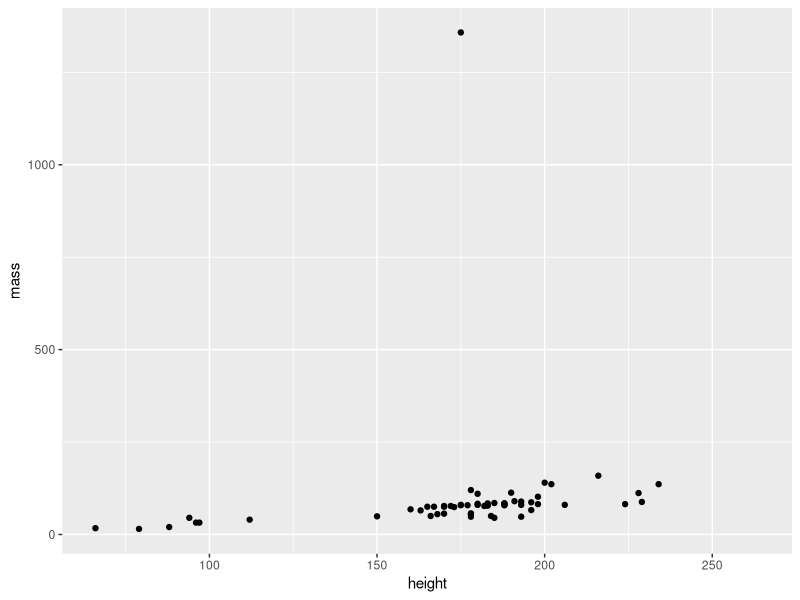
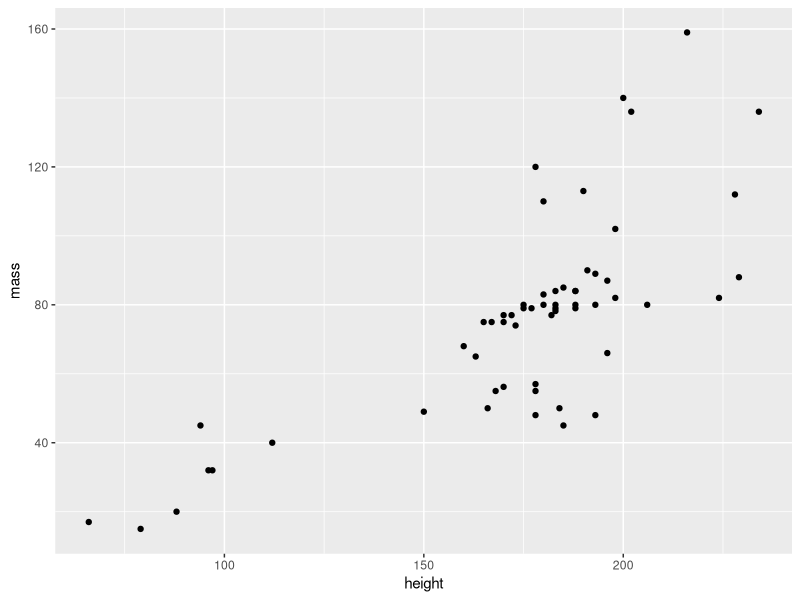
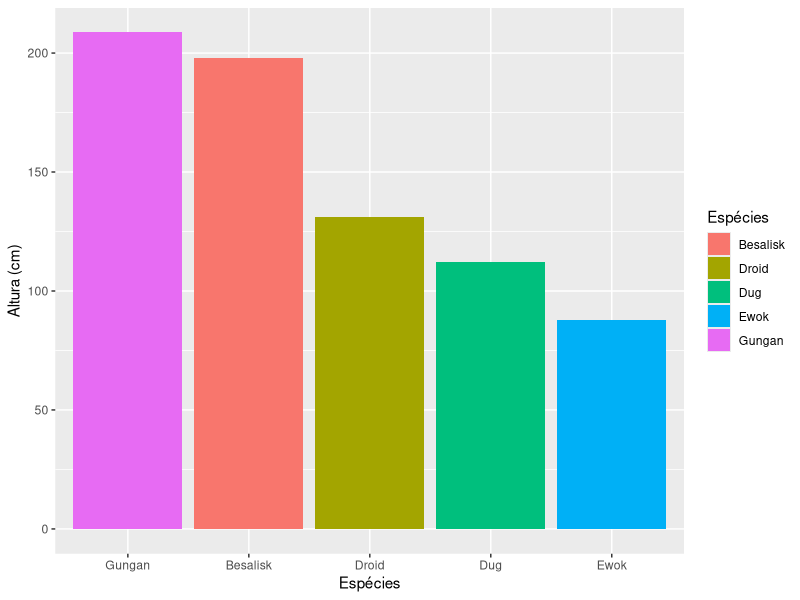
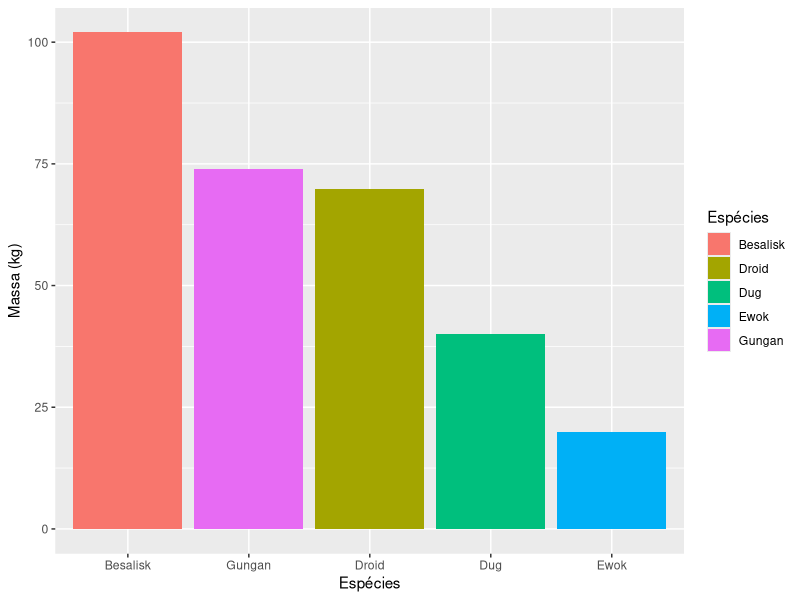
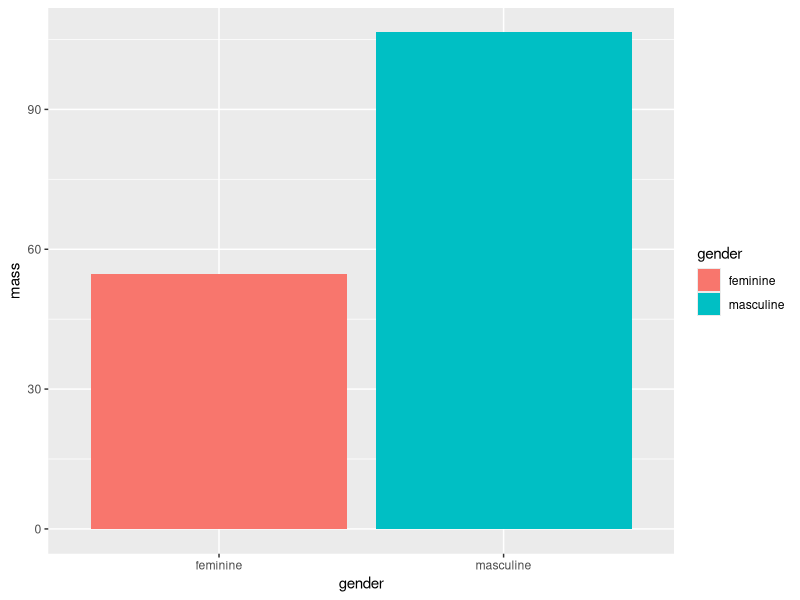
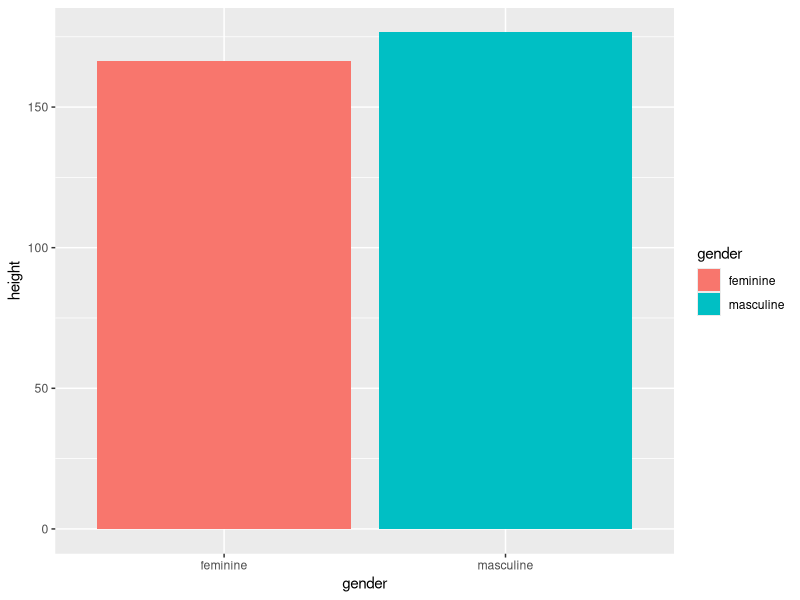
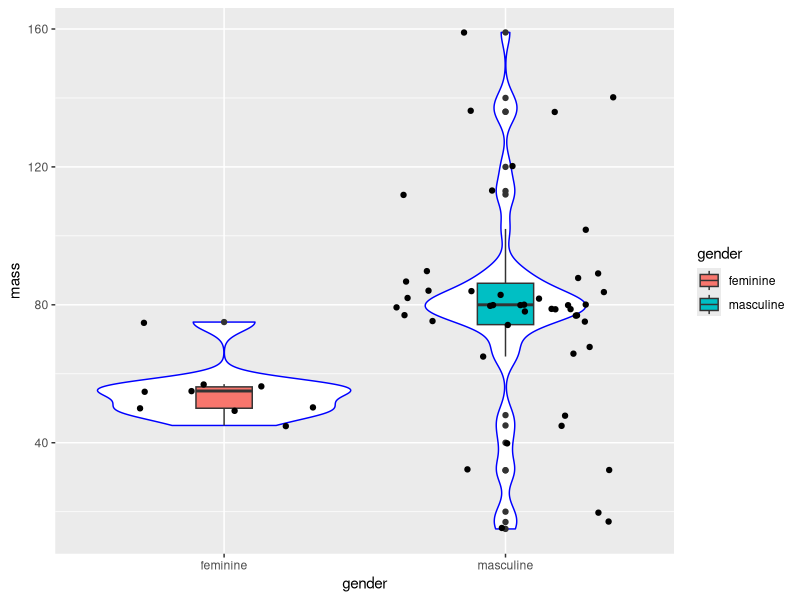
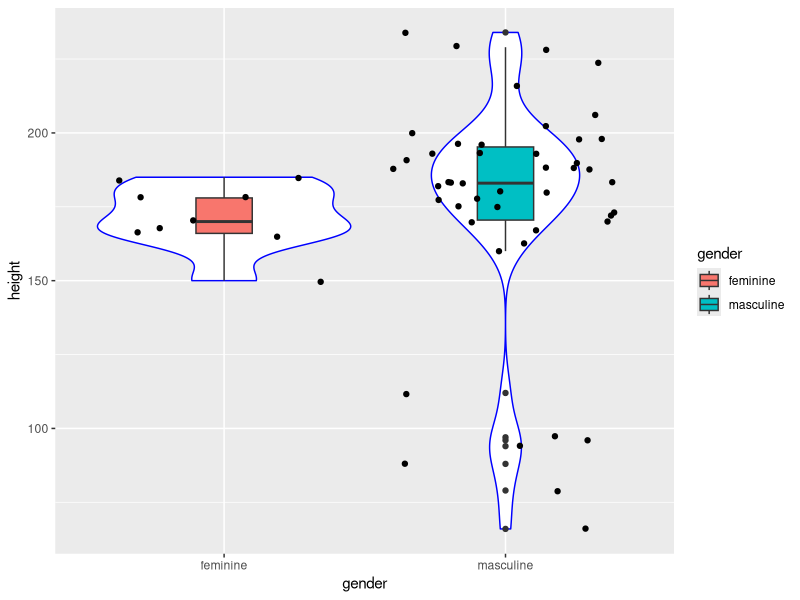

Recreate these plots in R, in order.

# Pacotes tidyverse - Prática -----------------------------------------------------------------------------------------------------------------------------
# Autoria do script: Jeanne Franco ---------------------------------------------------------------------------------------------------------
# Data: 17/03/2022 -------------------------------------------------------------------------------------------------------------------------

# Carregar pacotes -------------------------------------------------------------------------------------------------------------------------

library(dplyr)
library(ggplot2)

# Carregar dados ---------------------------------------------------------------------------------------------------------------------------

dados <- starwars
View(dados)

# Manipulação de dados 1 -------------------------------------------------------------------------------------------------------------------

dados %>%
  select(mass, hair_color) %>%
  filter(hair_color == "brown")

dados %>%
  select(height, hair_color) %>%
  filter(hair_color == "brown")

dados_1 <- dados %>%
  select(height, mass) %>%
  summarise_at(c("height", "mass"), list(max, min), na.rm = TRUE) 
dados_1

dados_2 <- dados %>%
  select(height, mass) 
dados_2

# Gráfico 1 --------------------------------------------------------------------------------------------------------------------------------

ggplot(dados_2, aes(x = height, y = mass)) +
  geom_point()

# Manipulação de dados 2 -------------------------------------------------------------------------------------------------------------------

dados_2 <- dados %>%
  select(height, mass) %>%
  filter(mass != 1358) # Elimina o valor máximo (outlier que impede ver a tendência)
dados_2

# Gráfico 2 --------------------------------------------------------------------------------------------------------------------------------

ggplot(dados_2, aes(x = height, y = mass)) +
  geom_point()

# Manipulação de dados 3 -------------------------------------------------------------------------------------------------------------------

dados_3 <- dados %>%
  select(height, mass, species) %>%
  filter(species %in% c("Besalisk", "Dug", "Gungan", "Ewok", "Droid")) %>%
  group_by(species) %>%
  summarise_all(list(mean), na.rm = TRUE)
dados_3

# Gráficos 3 -------------------------------------------------------------------------------------------------------------------------------

plot_altura <- ggplot(dados_3, aes(x = species, y = height)) +
  geom_col(aes(fill = species)) +
  scale_x_discrete(limits = c("Gungan", "Besalisk", "Droid", "Dug", "Ewok")) +
  scale_fill_discrete(name = "Espécies") +
  labs(x = "Espécies", y = "Altura (cm)")
plot_altura

plot_massa <- ggplot(dados_3, aes(x = species, y = mass)) +
  geom_col(aes(fill = species)) +
  scale_x_discrete(limits = c("Besalisk", "Gungan", "Droid", "Dug", "Ewok")) +
  scale_fill_discrete(name = "Espécies") +
  labs(x = "Espécies", y = "Massa (kg)")
plot_massa

# Manipulação de dados 4 -------------------------------------------------------------------------------------------------------------------

dados_4 <- dados %>%
  select(gender, mass, height) %>%
  filter(gender %in% c("feminine", "masculine")) %>%
  group_by(gender) %>%
  summarise_all(list(mean), na.rm = TRUE)
dados_4  

# Gráficos 4 -------------------------------------------------------------------------------------------------------------------------------

massa_genero <- ggplot(dados_4, aes(x = gender, y = mass)) +
  geom_col(aes(fill = gender))
massa_genero

altura_genero <- ggplot(dados_4, aes(x = gender, y = height)) +
  geom_col(aes(fill = gender))
altura_genero

# Manipulação de dados 5 -------------------------------------------------------------------------------------------------------------------

dados_5 <- dados %>%
  select(gender, mass, height) %>%
  filter(gender %in% c("feminine", "masculine")) %>%
  filter(mass != 1358)
dados_5

# Gráficos 5 -------------------------------------------------------------------------------------------------------------------------------

massa_genero_box <- ggplot(dados_5, aes(x = gender, y = mass)) +
  geom_violin(col = "blue") +
  geom_boxplot(aes(fill = gender), width = 0.2) +
  geom_jitter()
massa_genero_box

altura_genero_box <- ggplot(dados_5, aes(x = gender, y = height)) +
  geom_violin(col = "blue") +
  geom_boxplot(aes(fill = gender), width = 0.2) +
  geom_jitter()
altura_genero_box

# Manipulação de dados 6 -------------------------------------------------------------------------------------------------------------------

dados_6 <- dados %>%
  select(species, birth_year) %>%
  filter(species %in% c("Human", "Droid", "Wookiee", "Ewok", "Cerean")) %>%
  group_by(species) %>%
  summarise(mean(birth_year, na.rm = TRUE))
dados_6
  
dados_6 <- dados %>%
  select(species, birth_year) %>%
  filter(species %in% c("Human", "Droid", "Wookiee", "Ewok", "Cerean")) %>%
  group_by(species) %>%
  summarise_all(list(mean), na.rm = TRUE)
dados_6

# Gráfico 6 -------------------------------------------------------------------------------------------------------------------------------

ggplot(dados_6, aes(x = species, y = birth_year)) +
  geom_col(aes(fill = species)) +
  scale_x_discrete(limits = c("Wookiee", "Cerean", "Human", "Droid", "Ewok"))

# Manipulação de dados 7 -------------------------------------------------------------------------------------------------------------------

dados_7 <- dados %>%
  select(height, mass, birth_year, skin_color) %>%
  filter(skin_color %in% c("green", "red", "blue", "brown", "dark")) %>%
  group_by(skin_color) %>%
  summarise_at(c("height", "mass", "birth_year"), list(mean), na.rm = TRUE)
dados_7

# Gráficos 7 -------------------------------------------------------------------------------------------------------------------------------

altura_pele <- ggplot(dados_7, aes(x = skin_color, y = height)) +
  geom_col(fill = "#cab2d6") +
  scale_x_discrete(limits = c("green", "brown", "red", "dark", "blue")) +
  theme_light()
altura_pele

massa_pele <- ggplot(dados_7, aes(x = skin_color, y = mass)) +
  geom_col(fill = "#cab2d6") +
  scale_x_discrete(limits = c("blue", "dark", "green", "red", "brown")) +
  theme_light()
massa_pele

idade_pele <- ggplot(dados_7, aes(x = skin_color, y = birth_year)) +
  geom_col(fill = "#cab2d6") +
  scale_x_discrete(limits = c("brown", "blue", "dark", "red", "green")) +
  theme_light()
idade_pele

# Manipulação de dados 8 -------------------------------------------------------------------------------------------------------------------

dados_8 <- dados %>%
  select(mass, sex) %>%
  filter(sex %in% c("male", "female", "hermaphroditic")) %>%
  group_by(sex) %>%
  summarise(media_massa = mean(mass, na.rm = TRUE))
dados_8

# Gráfico 8 --------------------------------------------------------------------------------------------------------------------------------

ggplot(dados_8, aes(x = sex, y = media_massa)) +
  geom_col(aes(fill = sex)) +
  scale_x_discrete(limits = c("female", "male", "hermaphroditic")) +
  theme(legend.position = "none")

# Manipulação de dados 9 -------------------------------------------------------------------------------------------------------------------

dados_9 <- dados %>%
  select(mass, sex) %>%
  filter(sex %in% c("male", "female")) %>%
  group_by(sex) %>%
  summarise(media_massa = mean(mass, na.rm = TRUE))
dados_9

# Gráfico 9 --------------------------------------------------------------------------------------------------------------------------------

ggplot(dados_9, aes(x = sex, y = media_massa)) +
  geom_col(aes(fill = sex)) +
  scale_x_discrete(limits = c("female", "male")) +
  theme(legend.position = "none")
